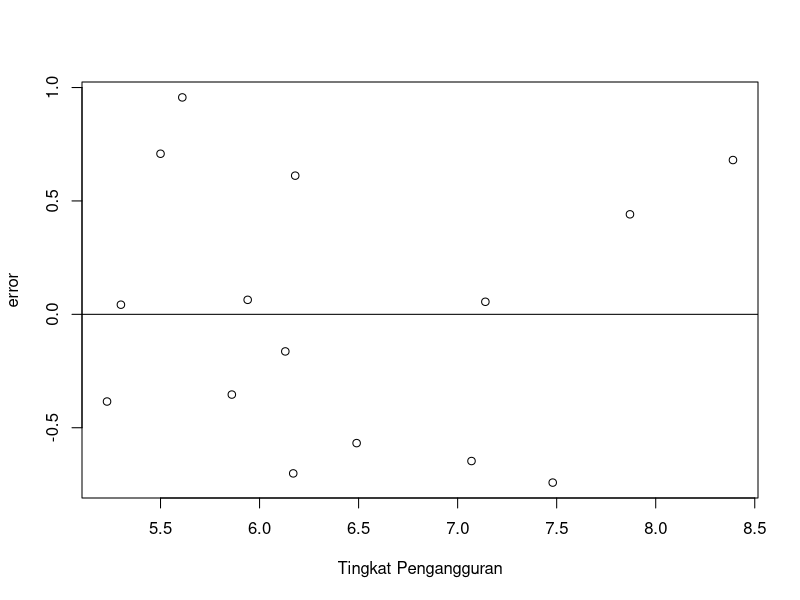
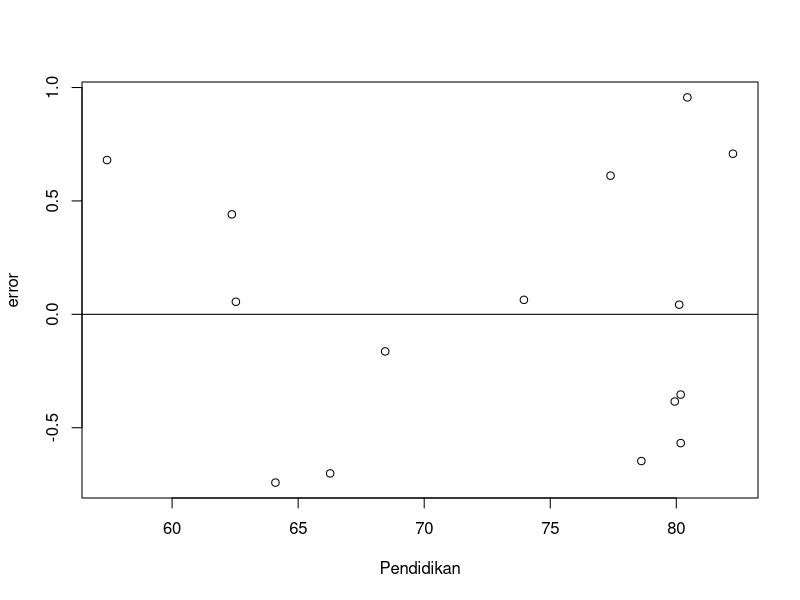

R code for these plots, in order:
## ---- chunk 1
#| warning: false
#| echo: true
library(tidyverse)
library(readxl)
## ---- chunk 2
setwd('C:/Users/Os 10/Documents/UAS Metopel')
library('readxl')
dat<-read_excel('data var.xlsx')
reg1<-lm(Y~X+S,data=dat)
dat$u<-resid(reg1)
plot(dat$X,dat$u,xlab="Tingkat Pengangguran",ylab="error")
abline(h=0)
## ---- chunk 3
library('readxl')
dat$u<-resid(reg1)
plot(dat$S,dat$u,xlab="Pendidikan",ylab="error")
abline(h=0)
## ---- chunk 4
library(readxl)
dat<-read_excel('data var.xlsx')
reg1<-lm(Y~X,data=dat)
summary(reg1)
